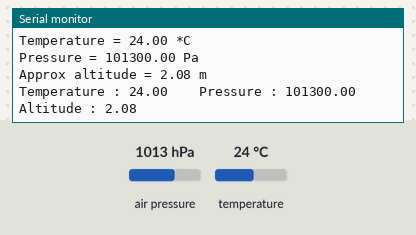
This sketch was run on a simulated ESP8266 (NodeMCU). On the bench: the last lines printed to the serial monitor. Inputs (shaded band) come from the test bench; at power-on: air pressure 1013 hPa, temperature 24 °C. WiFi joins after 1.5 s; servers stay silent unless stated.

Above: at 3.0 s.
3.1 s: air pressure set to 952 hPa
At 3.11 s:
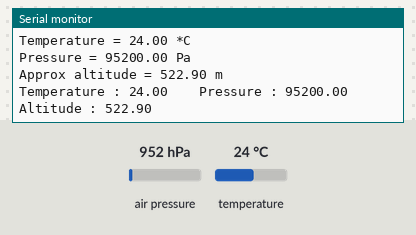
4.6 s: temperature set to 12 °C
At 4.61 s:
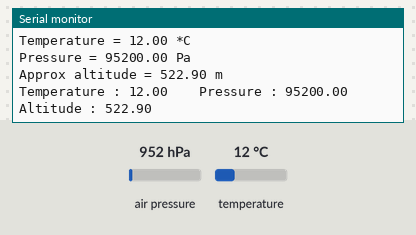
6.1 s: air pressure set to 975 hPa
At 6.11 s:
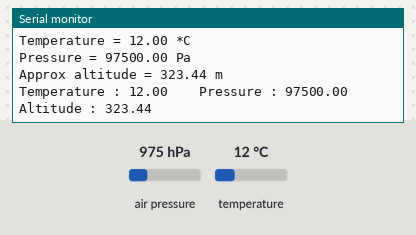
Timing chart, 0 to 9.1 s (numbered marks = the images above; inputs shaded):
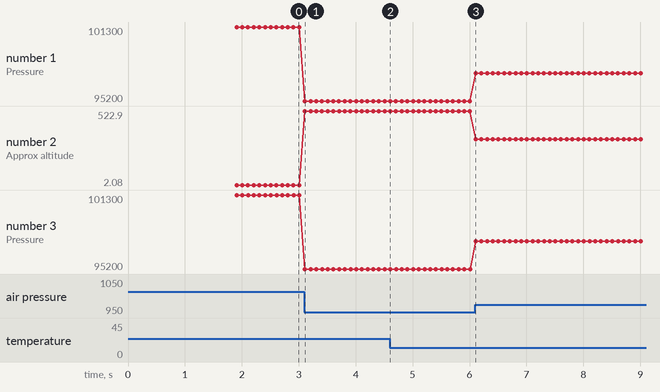

Measured:
- after the input at 3.1 s, the serial monitor: prints a new line at once (image 1)
- after the input at 4.6 s, the serial monitor: prints a new line at once (image 2)
- after the input at 6.1 s, the serial monitor: prints a new line at once (image 3)
- plotted number 1: 101300 → 95200 after the input at 3.1 s, 95200 → 97500 after the input at 6.1 s
- plotted number 2: 2.08 → 522.9 after the input at 3.1 s, 522.9 → 323.44 after the input at 6.1 s
- plotted number 3: 101300 → 95200 after the input at 3.1 s, 95200 → 97500 after the input at 6.1 s

The sketch:

temperature-pressure-altitude-blynk-iot-esp8266-blynkiot.ino
```cpp
#define BLYNK_TEMPLATE_ID "TMPLfzdfdKVm-c6"
#define BLYNK_DEVICE_NAME "Temp Pressure and Altitude Monitor"
#define BLYNK_AUTH_TOKEN "LM6X0cjOSutdfdhhhwI7AnoYCwj0kLFLvZENGn"

#define BLYNK_PRINT Serial
#include <ESP8266WiFi.h>
#include <BlynkSimpleEsp8266.h>
#include <SPI.h>
#include <Adafruit_BMP280.h>


#define BMP_SCK  (13)
#define BMP_MISO (12)
#define BMP_MOSI (11)
#define BMP_CS   (10)

Adafruit_BMP280 bmp; // I2C
//Adafruit_BMP280 bmp(BMP_CS); // hardware SPI
//Adafruit_BMP280 bmp(BMP_CS, BMP_MOSI, BMP_MISO,  BMP_SCK);


char auth[] = BLYNK_AUTH_TOKEN;

char ssid[] = "";  // type your wifi name
char pass[] = "";  // type your wifi password

BlynkTimer timer;

void sendSensor()
{

    float temp = bmp.readTemperature();
    float pressure = bmp.readPressure();
    float alt = bmp.readAltitude(1013.25);

    Serial.print(F("Temperature = "));
    Serial.print(temp);
    Serial.println(" *C");

    Serial.print(F("Pressure = "));
    Serial.print(pressure);
    Serial.println(" Pa");

    Serial.print(F("Approx altitude = "));
    Serial.print(alt); /* Adjusted to local forecast! */
    Serial.println(" m");


  // You can send any value at any time.
  // Please don't send more that 10 values per second.
    Blynk.virtualWrite(V0, temp);
    Blynk.virtualWrite(V1, pressure);
    Blynk.virtualWrite(V2, alt);
    Serial.print("Temperature : ");
    Serial.print(temp);
    Serial.print("    Pressure : ");
    Serial.print(pressure);
    Serial.print("    Altitude : ");
    Serial.println(alt);
}
void setup()
{

  Serial.begin(115200);


  Blynk.begin(auth, ssid, pass);
  //dht.begin();
    Serial.println(F("BMP280 test"));

  if (!bmp.begin(0x76)) {
    Serial.println(F("Could not find a valid BMP280 sensor, check wiring!"));
    while (1);
  }

  /* Default settings from datasheet. */
  bmp.setSampling(Adafruit_BMP280::MODE_NORMAL,     /* Operating Mode. */
                  Adafruit_BMP280::SAMPLING_X2,     /* Temp. oversampling */
                  Adafruit_BMP280::SAMPLING_X16,    /* Pressure oversampling */
                  Adafruit_BMP280::FILTER_X16,      /* Filtering. */
                  Adafruit_BMP280::STANDBY_MS_500); /* Standby time. */

  timer.setInterval(100L, sendSensor);

  }

void loop()
{
  Blynk.run();
  timer.run();
 }
```
